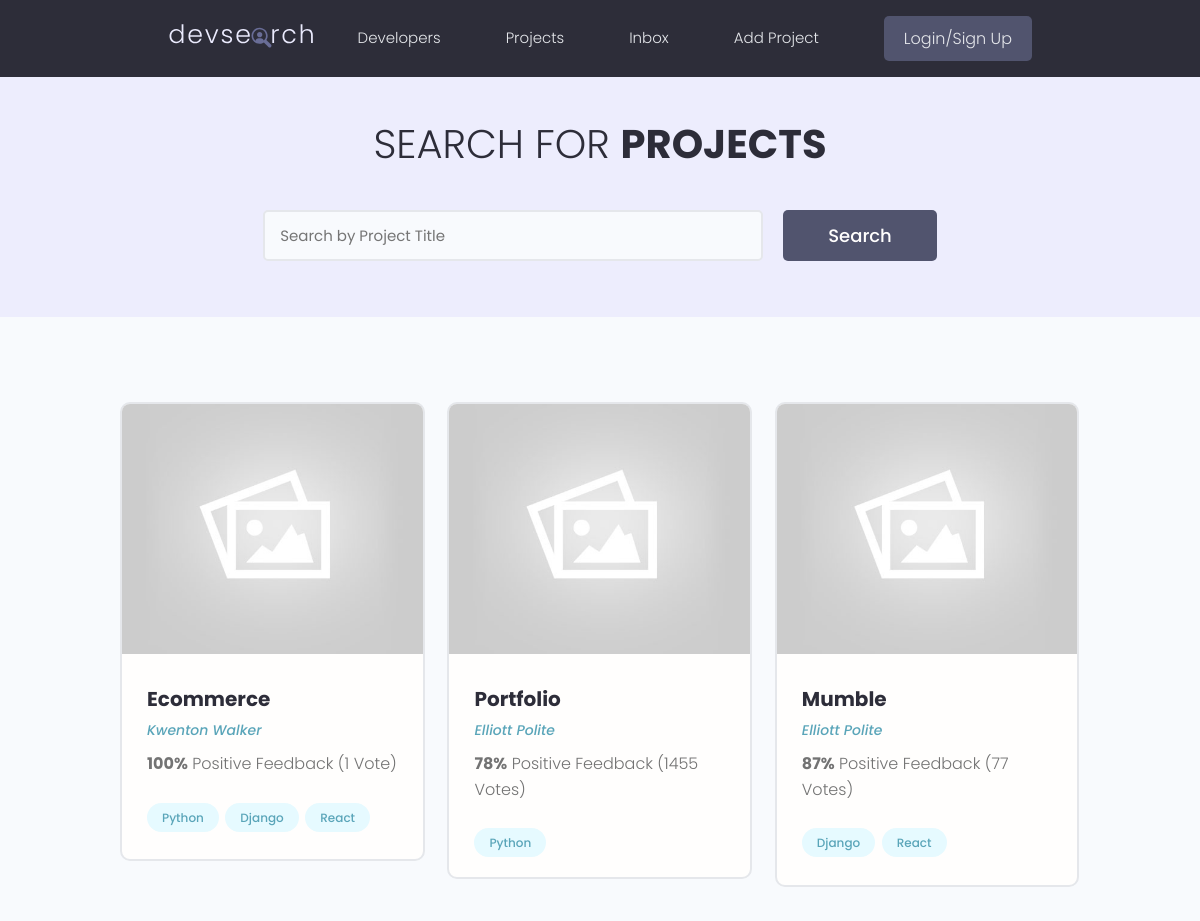
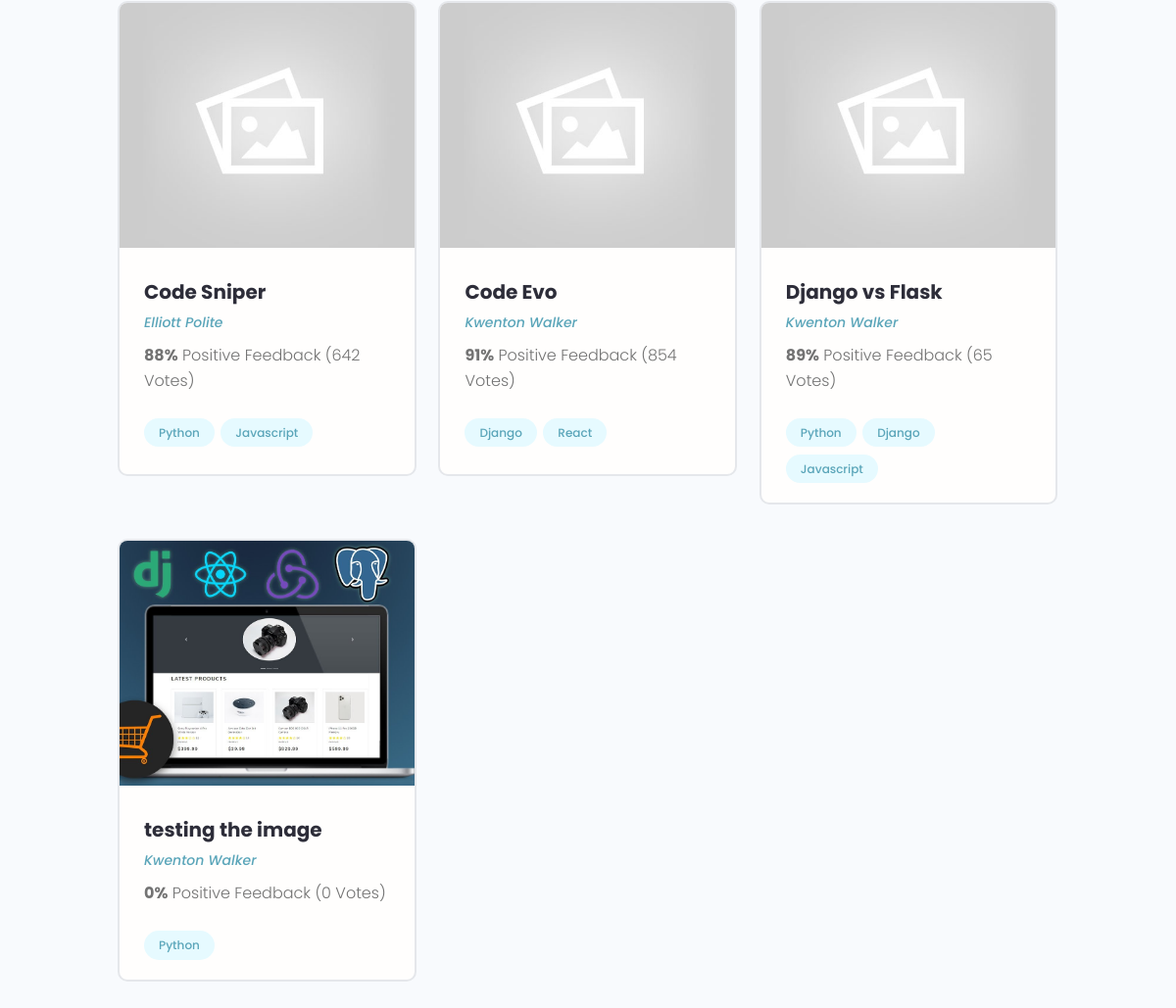
/projects/, run on the app's committed database (2 pictures, top to bottom).
### projects/models.py (models this page shows, shortened)
class Project(models.Model):
    id = models.UUIDField(default=uuid.uuid4, unique=True, primary_key=True, editable=False)
    title = models.CharField(max_length=128)
    description = models.TextField(null=True, blank=True)  # can submit and leave this field empty
    featured_image = models.ImageField(null=True, blank=True, default='default.jpg')  # installed pillow
    demo_link = models.CharField(max_length=256, null=True, blank=True)
    source_link = models.CharField(max_length=256, null=True, blank=True)
    vote_total = models.IntegerField(default=0, null=True, blank=True)
    vote_ratio = models.IntegerField(default=0, null=True, blank=True)
    created = models.DateTimeField(auto_now_add=True)  # auto generating a timestamp
    tags = models.ManyToManyField('Tag', blank=True)
    owner = models.ForeignKey(Profile, null=True, blank=True, on_delete=models.SET_NULL)

class Tag(models.Model):
    id = models.UUIDField(default=uuid.uuid4, unique=True, primary_key=True, editable=False)
    name = models.CharField(max_length=64)
    created = models.DateTimeField(auto_now_add=True)
    def __str__(self):
        return f'{self.name}'

### users/models.py (models this page shows, shortened)
class Profile(models.Model):
    id = models.UUIDField(default=uuid.uuid4, unique=True, primary_key=True, editable=False)
    name = models.CharField(max_length=128, blank=True, null=True)
    username = models.CharField(max_length=128, blank=True, null=True)
    location = models.CharField(max_length=128, blank=True, null=True)
    email = models.EmailField(max_length=128, blank=True, null=True)
    intro = models.CharField(max_length=128, blank=True, null=True)
    bio = models.TextField()
    profile_image = models.ImageField(null=True, blank=True, upload_to='profiles/', default='profiles/user-default.png')
    social_github = models.CharField(max_length=128, blank=True, null=True)
    social_twitter = models.CharField(max_length=128, blank=True, null=True)
    social_linkedin = models.CharField(max_length=128, blank=True, null=True)
    social_youtube = models.CharField(max_length=128, blank=True, null=True)
    social_website = models.CharField(max_length=128, blank=True, null=True)
    user = models.OneToOneField(User, on_delete=models.CASCADE, null=True, blank=True)

### projects/views.py (the view)
# urls.py: path('projects/', include('projects.urls')),
def projects(request):
    all_projects = Project.objects.all()
    context = {'all_projects': all_projects}
    return render(request, 'projects/projects.html', context)

### projects/templates/projects/projects.html (shortened to what this page needs)
{% extends 'base.html' %}
{% block content %}
    <main class="projects">
        <section class="hero-section text-center">
            <div class="container container--narrow">
                <div class="hero-section__box">
                    <h2>Search for <span>Projects</span></h2>
                </div>
                <div class="hero-section__search">
                    <form class="form" action="#" method="get">
                        <div class="form__field">
                            <input class="input input--text" id="formInput#search" type="text" name="text"
                                   placeholder="Search by Project Title"/>
                        </div>
                        <input class="btn btn--sub btn--lg" type="submit" value="Search"/>
                    </form>
                </div>
            </div>
        </section>
        <section class="projectsList">
            <div class="container">
                <div class="grid grid--three">
                    {% for project in all_projects %}
                        <div class="column">
                            <div class="card project">
                                <a href="{% url 'project' project.id %}" class="project">
                                    <img class="project__thumbnail" src="{{ project.featured_image.url }}"
                                         alt="project thumbnail"/>
                                    <div class="card__body">
                                        <h3 class="project__title">{{ project.title }}</h3>
                                        <p><a class="project__author"
                                              href="{% url 'project' project.id %}">{{ project.owner.name }}</a></p>
                                        <p class="project--rating">
                                            <span style="font-weight: bold;">{{ project.vote_ratio }}%</span> Positive
                                            Feedback ({{ project.vote_total }}
                                            Vote{{ project.vote_total | pluralize:'s' }})
                                        </p>
                                        <div class="project__tags">
                                            {% for tag in project.tags.all %}
                                                <span class="tag tag--pill tag--main">
                                                  <small>{{ tag }}</small>
                                                </span>
                                            {% endfor %}
                                        </div>
                                    </div>
                                </a>
                            </div>
                        </div>
                    {% endfor %}
                </div>
            </div>
        </section>
    </main>
{% endblock content %}

### static/styles/app.css (style rules this page uses)
:root { --color-sub: #2d2d39; }
.btn--sub { background-color: var(--color-sub-light); }
.card { border: 2px solid var(--color-light); }
img { width: 100%; }
.hero-section { height: 40vh; display: flex; align-items: center; background-color: var(--color-sub); }
.hero-section__box { margin-bottom: 4rem; }
.hero-section__box > h2, .hero-section__box > h2 > span { font-size: 4rem; color: var(--color-light); line-height: 1.3; text-transform: uppercase; }
.hero-section__box > h2 { font-weight: 300; }
.hero-section__box > h2 > span { font-weight: 700; }
.hero-section__search > .form { display: flex; align-items: center; justify-content: center; gap: 2rem; }
.hero-section__search > .form input.input--text { width: 50rem; }
.project__author { font-size: 1.4rem; font-style: italic; }
.project--rating { margin-bottom: 1.6em; margin-top: .5em; }
.projects > .hero-section { background: var(--color-sub-lighter); height: 30vh; }
.projects .hero-section__box { margin-bottom: 2.5rem; }
.projects .hero-section__box > h2 { color: var(--color-sub); }
.projects .hero-section__box > h2 > span { font-weight: 700; color: var(--color-sub); }
.projectsList { margin-top: 8rem; }
.project__thumbnail { height: 25rem; object-fit: cover; object-position: top center; }
.project__title { font-size: 2rem; font-weight: 700; color: var(--color-sub); }

### static/uikit/styles/modules/_variables.css (style rules this page uses)
:root { --color-main: #5aa5b9; --color-main-light: #e6faff; --color-sub: #3f4156; --color-sub-light: #51546e; --color-sub-lighter: #ededfd; --color-text: #737373; --color-gray: #8b8b8b; --color-light: #e5e7eb; --color-light-gray: #767676; --color-bg: #f8fafd; --color-white: #fffefd; --color-white-light: #f3f3f3; --color-success: #359e64; --color-success-bg: #def8e8; --color-error: #fc4b0b; --color-error-bg: #fff2ee; --font-base: 'Poppins', arial, helvetica, 'Segoe UI', roboto, ubuntu, sans-serif; --font-monospace: 'Fira Code', 'Courier New', courier, monospace; --font-regular: 300; --font-medium: 500; --font-bold: 700; --generic-shadow: 1px 1px 5px #00000010; --generic-transition: all 0.3s ease-in-out; }

### static/uikit/styles/modules/_base.css (style rules this page uses)
* { margin: 0; padding: 0; box-sizing: border-box; text-rendering: optimizeLegibility; color: inherit; font-size: inherit; }
html { font-size: 50%; }
@media only screen and (min-width: 480px) { html { font-size: 56.25%; } }
@media only screen and (min-width: 1200px) { html { font-size: 62.5%; } }
body { line-height: 1.6; font-weight: 400; font-size: 1.5rem; color: var(--color-text); background-color: var(--color-bg); min-height: 100vh; }

### static/uikit/styles/modules/_typography.css (style rules this page uses)
* { font-family: var(--font-base); }
h2 { font-size: 3.6rem; font-weight: var(--font-bold); }
h3 { font-size: 3.2rem; font-weight: var(--font-medium); }
p, span, strong { font-size: 1.6rem; color: var(--color-text); font-weight: var(--font-regular); }
a { padding-bottom: 2px; text-decoration: none; display: inline-block; color: var(--color-main); font-weight: var(--font-medium); }

### static/uikit/styles/modules/_utilities.css (style rules this page uses)
.container { width: 92%; max-width: 165rem; margin: 0 auto; box-sizing: border-box; }
.container--narrow { width: 92%; max-width: 120rem; }
@media screen and (min-width: 1000px) { .container { width: 90%; } }
@media screen and (min-width: 1000px) { .container--narrow { width: 85%; } }
@media screen and (min-width: 1200px) { .container { width: 80%; } }
@media screen and (min-width: 1200px) { .container--narrow { width: 72%; } }
.text-center { text-align: center; }

### static/uikit/styles/modules/_button.css (style rules this page uses)
.btn { display: inline-block; position: relative; cursor: pointer; background-color: var(--color-light); font-weight: var(--font-medium); color: var(--color-sub); text-decoration: none; padding: 1rem 2rem; border-radius: 0.5rem; border: none; width: -webkit-fit-content; width: -moz-fit-content; width: fit-content; height: -webkit-fit-content; height: -moz-fit-content; height: fit-content; font-size: 1.6rem; outline-width: 0; outline-color: transparent; -webkit-backface-visibility: hidden; backface-visibility: hidden; transition: all 0.3s ease-in-out; }
.btn--sub { background-color: var(--color-sub); color: var(--color-white); }
.btn--lg { font-size: 1.8rem; padding: 1.2rem 4.5rem; }

### static/uikit/styles/modules/_card.css (style rules this page uses)
.card { border-radius: 1rem; background-color: var(--color-white); border: 1.5px solid var(--color-light); width: auto; height: auto; margin-top: 0.5rem; margin-bottom: 0.5rem; overflow: hidden; }
.card__body, .card__header { padding: 2rem 2.5rem; }

### data on the page
Project: featured_image (placeholder picture), title "Ecommerce", owner.name "Kwenton Walker", vote_ratio "100", vote_total "1"
Tag: name "Python"
Tag: name "Django"
Tag: name "React"
Project: featured_image (placeholder picture), title "Portfolio", owner.name "Elliott Polite", vote_ratio "78", vote_total "1455", vote_total|pluralize "s"
Project: featured_image (placeholder picture), title "Mumble", owner.name "Elliott Polite", vote_ratio "87", vote_total "77", vote_total|pluralize "s"
Project: featured_image (placeholder picture), title "Code Sniper", owner.name "Elliott Polite", vote_ratio "88", vote_total "642", vote_total|pluralize "s"
Tag: name "Javascript"
Project: featured_image (placeholder picture), title "Code Evo", owner.name "Kwenton Walker", vote_ratio "91", vote_total "854", vote_total|pluralize "s"
Project: featured_image (placeholder picture), title "Django vs Flask", owner.name "Kwenton Walker", vote_ratio "89", vote_total "65", vote_total|pluralize "s"
Project: featured_image (picture), title "testing the image", owner.name "Kwenton Walker", vote_ratio "0", vote_total "0", vote_total|pluralize "s"
